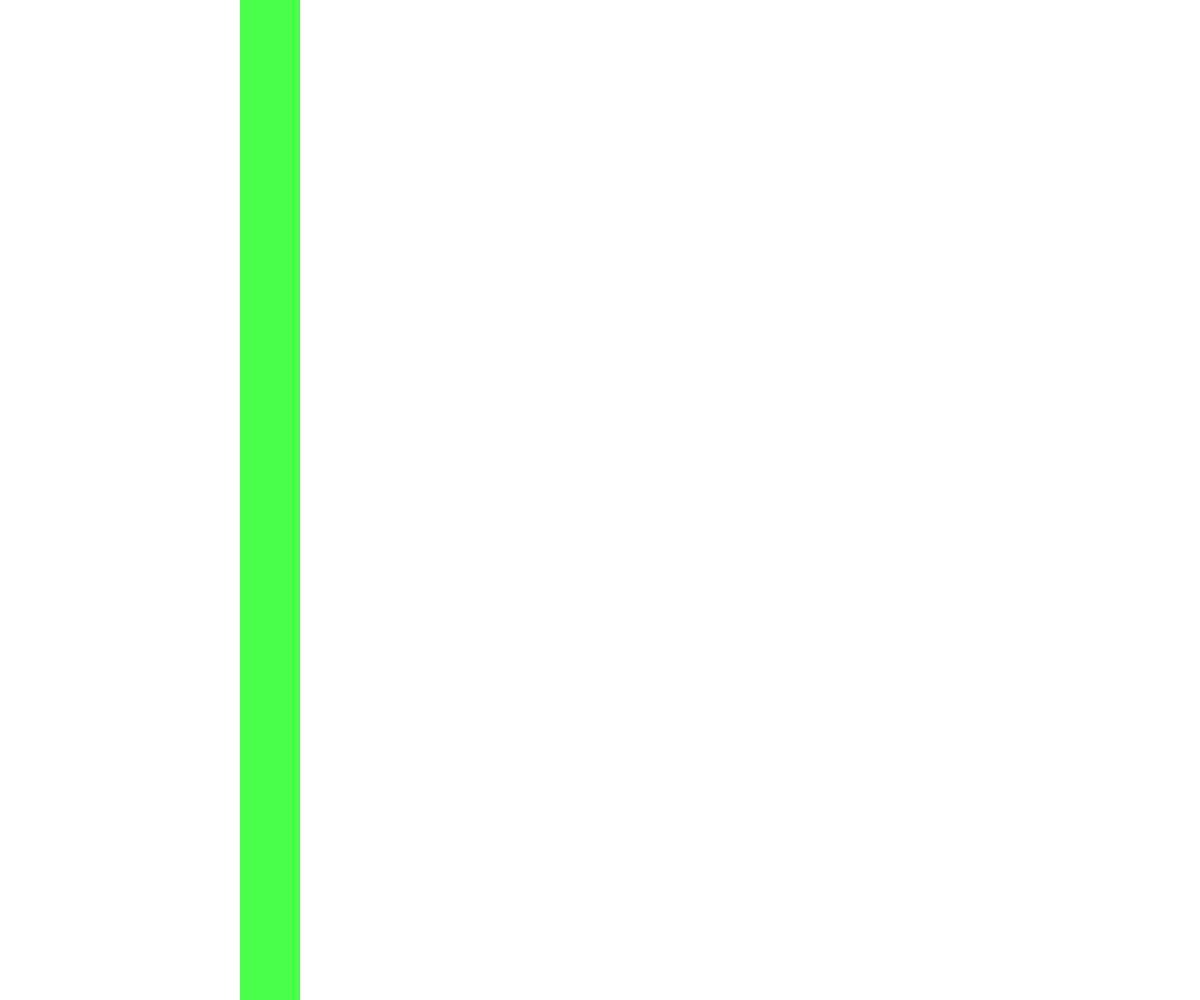
Frame 1 (no input)
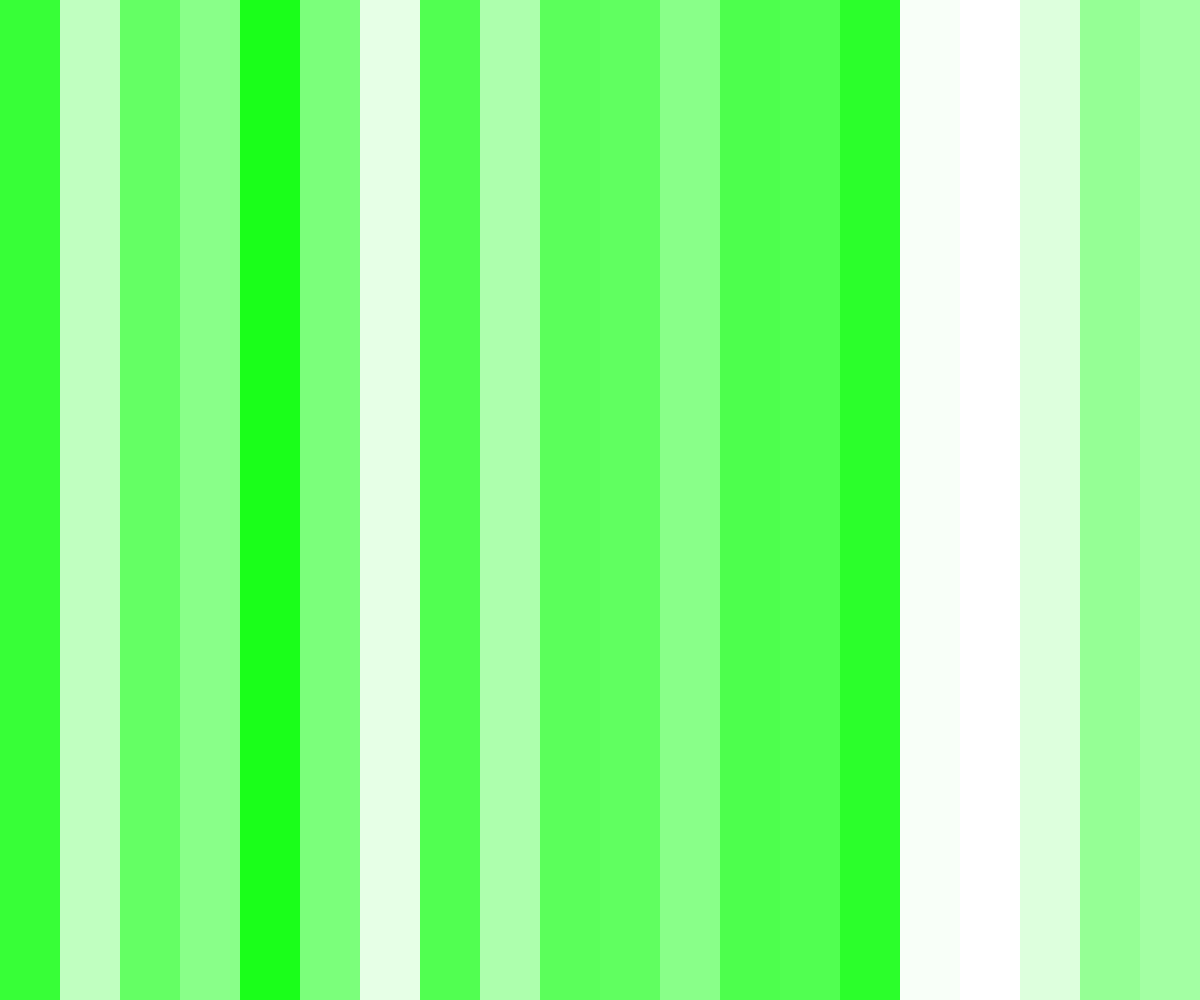
Frame 60 (no input)
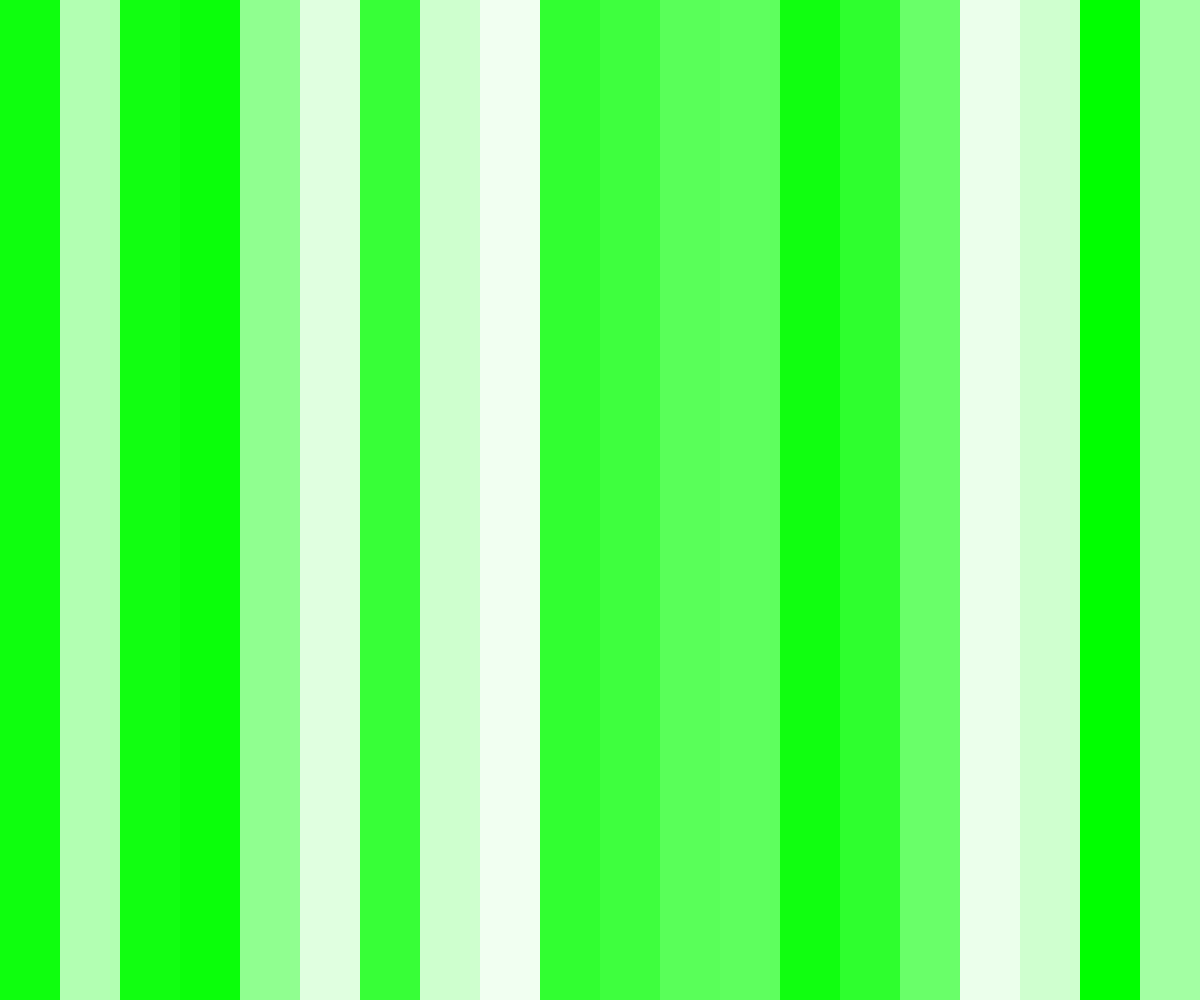
Frame 120 (the mouse pressed at the canvas centre since frame 60)

The p5.js sketch that drew these frames (run headless with seeded random() and noise() and a simulated clock; from frame 60 on, the mouse is pressed at the canvas centre):

// p5.js sketch
// ── sketch.js
let x = 0;
let w = 50;

function setup(){
  createCanvas(windowWidth, windowHeight);
  colorMode(HSB);
  background(100);
  noStroke();
}

function draw(){
  // Pick a saturation somewhere between 0 and 100
  let s = random(0, 100);
  fill(120, s, 100);

 // Draw a rectangle with that colour
 let w = width / 20;
 let x = floor(random(20)) * w;
 rect(x, 0, w, height);
}
